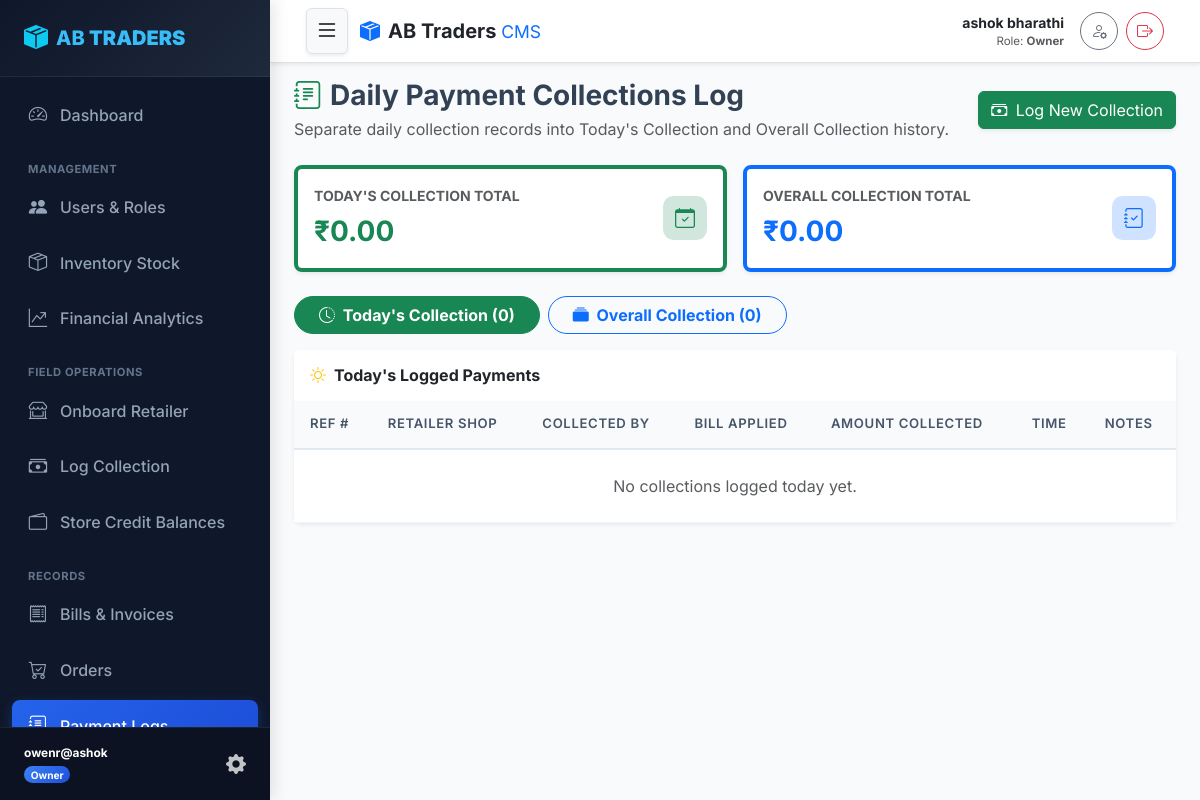
Page /collections/ (signed in) on the earlier database version.
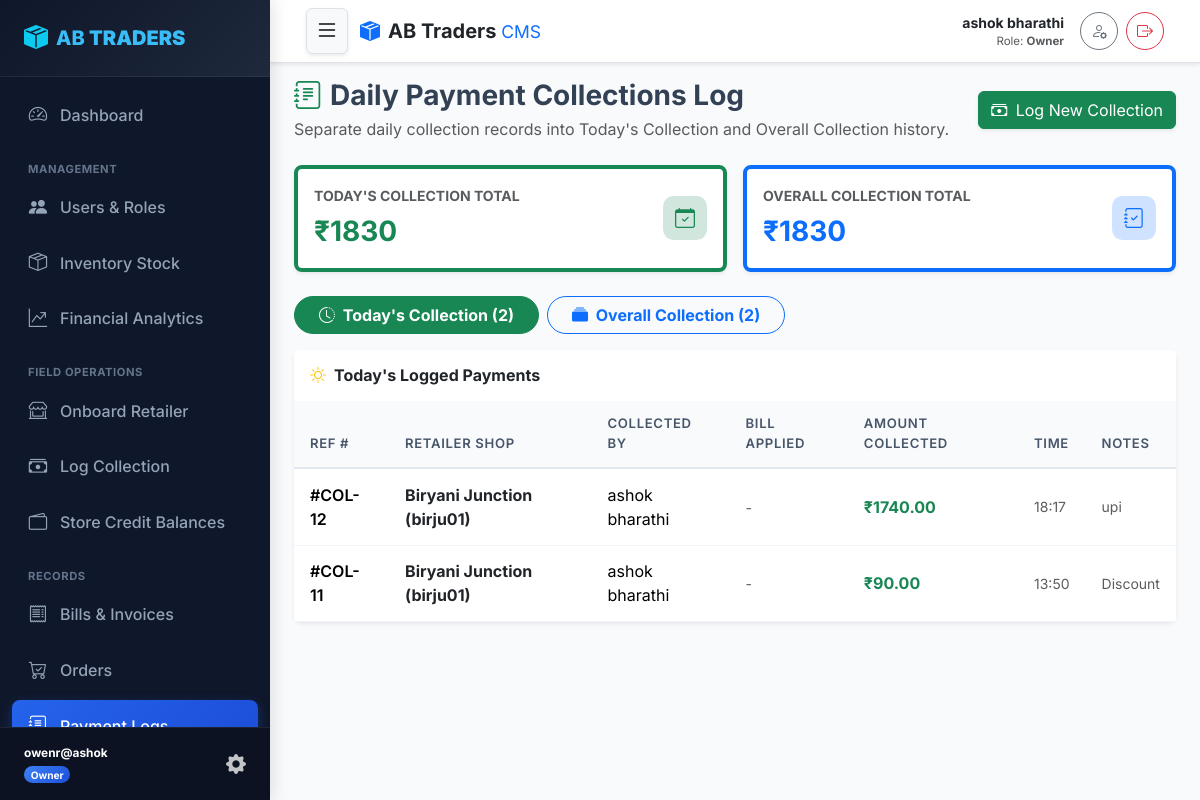
Same page on the later database version.
### core/models.py (models this page shows, shortened)
class Collection(models.Model):
    retailer = models.ForeignKey(RetailerProfile, on_delete=models.CASCADE, related_name='collections')
    collected_by = models.ForeignKey(User, on_delete=models.SET_NULL, null=True, related_name='collected_payments')
    bill = models.ForeignKey(Bill, on_delete=models.SET_NULL, null=True, blank=True, related_name='collections')
    amount_collected = models.DecimalField(max_digits=12, decimal_places=2)
    collected_at = models.DateTimeField(default=timezone.now)
    notes = models.TextField(blank=True, null=True)

class RetailerProfile(models.Model):
    user = models.OneToOneField(User, on_delete=models.CASCADE, related_name='retailer_profile')
    shop_number = models.CharField(max_length=50, unique=True)
    shop_name = models.CharField(max_length=150)
    address = models.TextField()
    credit_balance = models.DecimalField(max_digits=12, decimal_places=2, default=Decimal('0.00'))
    qr_code = models.ImageField(upload_to='qr_codes/', null=True, blank=True)

class User(AbstractUser):
    class Role(models.TextChoices):
        SUPERUSER = 'SUPERUSER', 'SuperUser'
        OWNER = 'OWNER', 'Owner'
        STAFF = 'STAFF', 'Staff'
        RETAILER = 'RETAILER', 'Retailer'
    role = models.CharField(max_length=20, choices=Role.choices, default=Role.RETAILER)
    phone_number = models.CharField(max_length=15, unique=True, blank=True, null=True)
    is_locked = models.BooleanField(default=False, help_text="Locked users cannot log in.")
    def is_superuser_role(self):
        return self.role == self.Role.SUPERUSER or self.is_superuser
    def is_owner_role(self):
        return self.role == self.Role.OWNER
    def is_retailer_role(self):
        return self.role == self.Role.RETAILER
    @property
    def display_name(self):
        full_name = self.get_full_name().strip()
        return full_name if full_name else self.username

### core/views.py (the view)
# urls.py: path('collections/', views.collections_list_view, name='collections_list'),
@role_required(['SUPERUSER', 'OWNER', 'STAFF', 'RETAILER'])
def collections_list_view(request):
    if request.user.is_retailer_role():
        profile = getattr(request.user, 'retailer_profile', None)
        base_qs = Collection.objects.filter(retailer=profile).order_by('-collected_at')
    else:
        query = request.GET.get('q', '')
        base_qs = Collection.objects.select_related('retailer', 'collected_by', 'bill').order_by('-collected_at')
        if query:
            base_qs = base_qs.filter(
                Q(retailer__shop_name__icontains=query) |
                Q(retailer__shop_number__icontains=query) |
                Q(notes__icontains=query)
            )
    todays_collections = base_qs.filter(collected_at__date=timezone.now().date())
    todays_total = todays_collections.aggregate(Sum('amount_collected'))['amount_collected__sum'] or Decimal('0.00')
    overall_total = base_qs.aggregate(Sum('amount_collected'))['amount_collected__sum'] or Decimal('0.00')
    context = {
        'todays_collections': todays_collections,
        'overall_collections': base_qs,
        'todays_total': todays_total,
        'overall_total': overall_total,
    }
    return render(request, 'collections_list.html', context)

### core/templates/collections_list.html (shortened to what the changed rows need)
{% extends 'base.html' %}
{% block content %}
<div class="row g-3 mb-4">
    <div class="col-md-6">
        <div class="stat-card p-3 border-start border-4 border-success bg-white shadow-sm rounded-3">
            <div class="d-flex align-items-center justify-content-between">
                <div>
                    <div class="text-muted small fw-bold">TODAY'S COLLECTION TOTAL</div>
                    <div class="fs-3 fw-bold text-success mt-1">₹{{ todays_total }}</div>
                </div>
            </div>
        </div>
    </div>
    <div class="col-md-6">
        <div class="stat-card p-3 border-start border-4 border-primary bg-white shadow-sm rounded-3">
            <div class="d-flex align-items-center justify-content-between">
                <div>
                    <div class="text-muted small fw-bold">OVERALL COLLECTION TOTAL</div>
                    <div class="fs-3 fw-bold text-primary mt-1">₹{{ overall_total }}</div>
                </div>
            </div>
        </div>
    </div>
</div>
<ul class="nav nav-pills mb-3 gap-2" id="collectionTabs" role="tablist">
    <li class="nav-item" role="presentation">
        <button class="nav-item btn btn-outline-success active fw-bold px-4 rounded-pill" id="today-tab" data-bs-toggle="pill" data-bs-target="#today-collections" type="button" role="tab">
            <i class="bi bi-clock-history me-1"></i> Today's Collection ({{ todays_collections.count }})
        </button>
    </li>
    <li class="nav-item" role="presentation">
        <button class="nav-item btn btn-outline-primary fw-bold px-4 rounded-pill" id="overall-tab" data-bs-toggle="pill" data-bs-target="#overall-collections" type="button" role="tab">
            <i class="bi bi-collection-fill me-1"></i> Overall Collection ({{ overall_collections.count }})
        </button>
    </li>
</ul>
<div class="tab-content" id="collectionTabsContent">
    <div class="tab-pane fade show active" id="today-collections" role="tabpanel">
        <div class="card shadow-sm border-0 rounded-3">
            <div class="table-responsive">
                <table class="table custom-table mb-0">
                    <thead>
                        <tr>
                            <th>Ref #</th>
                            <th>Retailer Shop</th>
                            <th>Collected By</th>
                            <th>Bill Applied</th>
                            <th>Amount Collected</th>
                            <th>Time</th>
                            <th>Notes</th>
                        </tr>
                    </thead>
                    <tbody>
                        {% for c in todays_collections %}
                        <tr>
                            <td class="fw-semibold">#COL-{{ c.id }}</td>
                            <td class="fw-bold text-dark">{{ c.retailer.shop_name }} ({{ c.retailer.shop_number }})</td>
                            <td>{% if c.collected_by %}{{ c.collected_by.display_name }}{% else %}System{% endif %}</td>
                            <td>
                                {% if c.bill %}
                                    <a href="{% url 'bill_detail' c.bill.pk %}" class="badge bg-outline-primary text-primary border border-primary text-decoration-none">
                                        <i class="bi bi-receipt me-1"></i>{{ c.bill.bill_number }}
                                    </a>
                                {% else %}
                                    <span class="text-muted small">-</span>
                                {% endif %}
                            </td>
                            <td class="fw-bold text-success fs-6">₹{{ c.amount_collected }}</td>
                            <td class="small text-muted">{{ c.collected_at|date:"H:i" }}</td>
                            <td class="small text-muted">{{ c.notes|default:"-" }}</td>
                        </tr>
                        {% empty %}
                        <tr>
                            <td colspan="7" class="text-center text-muted py-4">No collections logged today yet.</td>
                        </tr>
                        {% endfor %}
                    </tbody>
                </table>
            </div>
        </div>
    </div>
</div>
{% endblock %}

Differences in the rows shown:
added Collection: id "12", retailer.shop_name "Biryani Junction", retailer.shop_number "birju01", collected_by.display_name "ashok bharathi", amount_collected "1740.00", collected_at "18:17", notes "upi"
added Collection: id "11", retailer.shop_name "Biryani Junction", retailer.shop_number "birju01", collected_by.display_name "ashok bharathi", amount_collected "90.00", collected_at "13:50", notes "Discount"
Other differences:
{{ todays_total }}: "0.00" → "1830"
{{ overall_total }}: "0.00" → "1830"
{{ todays_collections.count }}: "0" → "2"
{{ overall_collections.count }}: "0" → "2"
text no longer shown: "No collections logged today yet."
